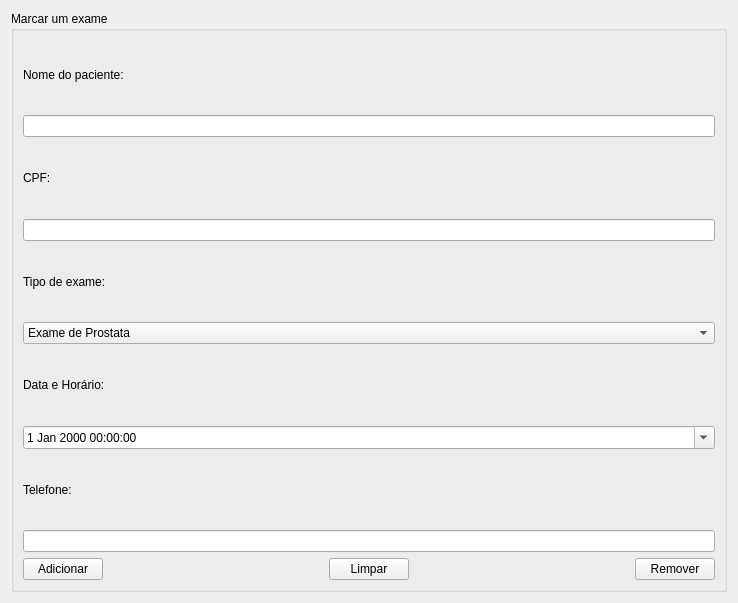
<?xml version="1.0" encoding="UTF-8"?>
<ui version="4.0">
 <class>Form</class>
 <widget class="QWidget" name="Form">
  <property name="geometry">
   <rect>
    <x>0</x>
    <y>0</y>
    <width>738</width>
    <height>603</height>
   </rect>
  </property>
  <property name="windowTitle">
   <string>Marcar Exame</string>
  </property>
  <layout class="QVBoxLayout" name="verticalLayout">
   <item>
    <layout class="QHBoxLayout" name="horizontalLayout_2">
     <item>
      <widget class="QGroupBox" name="groupBox">
       <property name="title">
        <string>Marcar um exame</string>
       </property>
       <layout class="QVBoxLayout" name="verticalLayout_2">
        <item>
         <widget class="QLabel" name="label">
          <property name="text">
           <string>Nome do paciente:</string>
          </property>
         </widget>
        </item>
        <item>
         <widget class="QLineEdit" name="nome_paciente"/>
        </item>
        <item>
         <widget class="QLabel" name="label_5">
          <property name="text">
           <string>CPF:</string>
          </property>
         </widget>
        </item>
        <item>
         <widget class="QLineEdit" name="cpf_paciente"/>
        </item>
        <item>
         <widget class="QLabel" name="label_2">
          <property name="text">
           <string>Tipo de exame:</string>
          </property>
         </widget>
        </item>
        <item>
         <widget class="QComboBox" name="combo_exame">
          <item>
           <property name="text">
            <string>Exame de Prostata</string>
           </property>
          </item>
          <item>
           <property name="text">
            <string>Preventivo</string>
           </property>
          </item>
          <item>
           <property name="text">
            <string>Mamografia</string>
           </property>
          </item>
          <item>
           <property name="text">
            <string>Exame de Sangue</string>
           </property>
          </item>
          <item>
           <property name="text">
            <string>Ultrassom</string>
           </property>
          </item>
          <item>
           <property name="text">
            <string>Ultrassonografia</string>
           </property>
          </item>
          <item>
           <property name="text">
            <string>Raio X</string>
           </property>
          </item>
          <item>
           <property name="text">
            <string>Exames de fezes</string>
           </property>
          </item>
          <item>
           <property name="text">
            <string>Eletrocardiograma</string>
           </property>
          </item>
          <item>
           <property name="text">
            <string>Ecocardiograma</string>
           </property>
          </item>
         </widget>
        </item>
        <item>
         <widget class="QLabel" name="label_3">
          <property name="text">
           <string>Data e Horário:</string>
          </property>
         </widget>
        </item>
        <item>
         <widget class="QDateTimeEdit" name="data_hora">
          <property name="calendarPopup">
           <bool>true</bool>
          </property>
         </widget>
        </item>
        <item>
         <widget class="QLabel" name="label_4">
          <property name="text">
           <string>Telefone:</string>
          </property>
         </widget>
        </item>
        <item>
         <widget class="QLineEdit" name="telefone_paciente"/>
        </item>
        <item>
         <layout class="QHBoxLayout" name="horizontalLayout_4">
          <item>
           <widget class="QPushButton" name="adicionar">
            <property name="text">
             <string>Adicionar</string>
            </property>
           </widget>
          </item>
          <item>
           <spacer name="horizontalSpacer">
            <property name="orientation">
             <enum>Qt::Horizontal</enum>
            </property>
            <property name="sizeHint" stdset="0">
             <size>
              <width>40</width>
              <height>20</height>
             </size>
            </property>
           </spacer>
          </item>
          <item>
           <widget class="QPushButton" name="limpar">
            <property name="text">
             <string>Limpar</string>
            </property>
           </widget>
          </item>
          <item>
           <spacer name="horizontalSpacer_2">
            <property name="orientation">
             <enum>Qt::Horizontal</enum>
            </property>
            <property name="sizeHint" stdset="0">
             <size>
              <width>40</width>
              <height>20</height>
             </size>
            </property>
           </spacer>
          </item>
          <item>
           <widget class="QPushButton" name="remover">
            <property name="text">
             <string>Remover</string>
            </property>
           </widget>
          </item>
         </layout>
        </item>
       </layout>
      </widget>
     </item>
    </layout>
   </item>
   <item>
    <layout class="QHBoxLayout" name="horizontalLayout"/>
   </item>
  </layout>
 </widget>
 <resources/>
 <connections/>
</ui>
